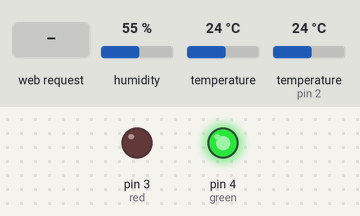
Simulated run of this sketch. Board: Arduino Uno, built for the host (arithmetic inside an expression is 32-bit, double 64-bit). Shown: output pins drawn as LEDs (lit = HIGH). The inputs (shaded band) are chosen by the test bench; at power-on: humidity 55 %, temperature 24 °C, temperature (sensor on pin 2) 24 °C. WiFi joins after 1.5 s; servers stay silent unless stated; what the sketch prints to the serial monitor is not drawn.

Above: at 2.7 s.
2.8 s: HTTP request GET /kas/arduino_in_temp.php received
At 4.2 s:
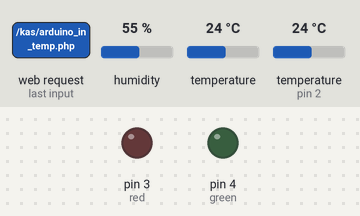
Timing chart, 0 to 17.9 s (numbered marks = the images above; inputs shaded):
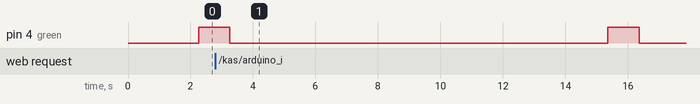

The sketch:

kontroler_in_temp.ino
```cpp
#include <SPI.h>
#include <Ethernet.h>
#include <Wire.h>

#include <Adafruit_MCP9808.h>
#include <DHT.h>

byte mac[] = { 0x90, 0xA2, 0xDA, 0x0F, 0xC5, 0xD3 };

//String mac_addr = "90:A2:DA:0F:C5:AA";//1
//String mac_addr = "90:A2:DA:0F:C4:B9";//2
//String mac_addr = "90:A2:DA:0F:C5:A2";//3
//String mac_addr = "90:A2:DA:0F:C5:D3";//4
//String mac_addr = "90:A2:DA:0F:C5:A5";//5
String mac_addr = "90:A2:DA:0F:CA:D9";  //6

String ID = "AR_0006_2015_1.0"; //ID

EthernetServer server(80);

EthernetClient clientx;

boolean LineIsBlank = false;
String readString = "";

char cserver[] = "eesystems.net";

Adafruit_MCP9808 tempsensor = Adafruit_MCP9808();

#define DHTPIN 2
#define DHTTYPE DHT11

DHT dht(DHTPIN, DHTTYPE);

float hoffset = 10;
//leds
int red = 3;
int green = 4;

//SETUP
void setup() {
  Wire.begin();// Activate I2C
  Ethernet.begin(mac);
  server.begin();
  Serial.begin(9600); //Start the serial interface
  Serial.print("Server IP: ");
  Serial.println(Ethernet.localIP());
  //leds
  pinMode(red, OUTPUT);
  pinMode(green, OUTPUT);
  //MCP
  if(!tempsensor.begin()) {
    Serial.println("Couldn't find MCP9808!");
    while(1);
  }
  //DHT11
  dht.begin();
}

//LOOP
void loop() {
  //leds
  digitalWrite(red, LOW);
  digitalWrite(green, LOW);
  //DHT
  float h = dht.readHumidity()+hoffset;
  if (h > 99) { h = 100; }
  else if (h < 20) { h = 20; }
  float t = dht.readTemperature();
  float dp = dht.dewPoint(t,h);
  if (isnan(h) || isnan(t)) {
    Serial.println("Failed to read from DHT sensor!");
    return;
  }
  delay(250);
  //MCP
  float c = tempsensor.readTempC();
  float d_p = dht.dewPoint(c,h);
  delay(250);
  //Server
  EthernetClient cli = server.available();
  if (cli) {
    //Serial.println("New Client!");
    boolean LineIsBlank = true;
    while (cli.connected()) {
      if (cli.available()) {
        char c = cli.read();
        Serial.write(c);
        if (readString.length() < 100) {
          readString += c;
        }
        if (c == '\n' && LineIsBlank) {
          Serial.println(readString);
          //print to serial monitor for debuging
          cli.println("HTTP/1.1 200 OK");
          cli.println("Content-Type: text/html");
          cli.println("Connection: close");
          cli.println("Refresh: 10");
          cli.println();
          cli.println("<!DOCTYPE HTML>");
          cli.println("<html>");
          cli.println("<head><title>ARDUINO SERVER</title>");
          cli.println("</head>");
          cli.println("<body>");
          //START
          //ARDUINO DATA
          cli.println("<h4>ARDUINO DATA</h4>");
          cli.print("<p>IP Address: ");
          cli.print(Ethernet.localIP());
          cli.print("</p><p>Device ID: ");
          cli.print(ID);
          cli.print("</p><p>MAC ADDR: ");
          cli.print(mac_addr);
          cli.print("</p>");
          //DHT
          cli.println("<h4>DHT11 DATA</h4>");
          cli.print("<p>Humidity: ");
          cli.print(h);
          cli.print(" %</p><p>Temperature: ");
          cli.print(t);
          cli.print(" C</p><p>Dew Point: ");
          cli.print(dp);
          cli.print(" C</p>");
          //MCP
          cli.println("<h4>MCP DATA</h4>");
          cli.print("<p>Temperature: ");
          float c = tempsensor.readTempC();
          cli.print(c);
          cli.print(" C</p><p>Dew Point: ");
          cli.print(d_p);
          cli.print(" C</p>");
          //end
          cli.println("</body>");
          cli.print("</html>");
          break;
        }
        if (c == '\n') {
          // you're starting a new line
          LineIsBlank = true;
        }
        else if (c != '\r') {
          //you've gotten a character on the current line
          LineIsBlank = false;
        }
      }
    }
    delay(250);
    cli.stop();
    //Serial.println("Client Disconnected!");
  }
  //Send to server
  if (clientx.connect(cserver, 80)) {
    Serial.println("-> Connected");
    // Make a HTTP request:
    clientx.print("GET /kas/arduino_in_temp.php");
    //start vars
    clientx.print("?in=");
    clientx.print("1");
    clientx.print("&hum=");
    clientx.print(h);
    clientx.print("&temp1=");
    clientx.print(t);
    clientx.print("&temp2=");
    float c = tempsensor.readTempC();
    clientx.print(c);
    clientx.print("&dp=");
    clientx.print(d_p);
    clientx.print("&id=");
    clientx.print(ID);
    clientx.print("&ip=");
    clientx.print(Ethernet.localIP());
    clientx.print("&mac=");
    clientx.print(mac_addr);
    //end vars
    clientx.println(" HTTP/1.1");
    clientx.print("Host: ");
    clientx.println(cserver);
    clientx.println("Connection: close");
    clientx.println();
    clientx.stop();
    Serial.println("-> SENT!");
    digitalWrite(green, HIGH);
    delay(1000);
    digitalWrite(green, LOW);
  } else {
    Serial.println("-> Connection failed!");
    digitalWrite(red, HIGH);
    delay(1000);
    digitalWrite(red, LOW);
  }
  delay(11000);
}
```
